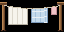

Tiled map render using the project's own tile images. Description and the whole map definition, tile-layer contents included, below:
An orthogonal 4x2 tile map with 16x16 px tiles, 3 tile layers (Back, Buildings, Front2).

<map version="1.4" tiledversion="1.4.2" orientation="orthogonal" renderorder="right-down" width="4" height="2" tilewidth="16" tileheight="16" infinite="0" nextlayerid="5" nextobjectid="1">
 <tileset firstgid="1" name="z_blinxxy.MuseArt_LupiniMap" tilewidth="16" tileheight="16" tilecount="30" columns="10">
  <image source="map_tiles.png" width="160" height="48" />
 </tileset>
 <layer id="1" name="Back" width="4" height="2">
  <data encoding="csv">
0,0,0,0,
0,0,0,0
</data>
 </layer>
 <layer id="2" name="Buildings" width="4" height="2">
  <data encoding="csv">
0,0,0,0,
17,18,19,20
</data>
 </layer>
 <layer id="3" name="Front2" width="4" height="2">
  <data encoding="csv">
7,8,9,10,
0,0,0,0
</data>
 </layer>
</map>
